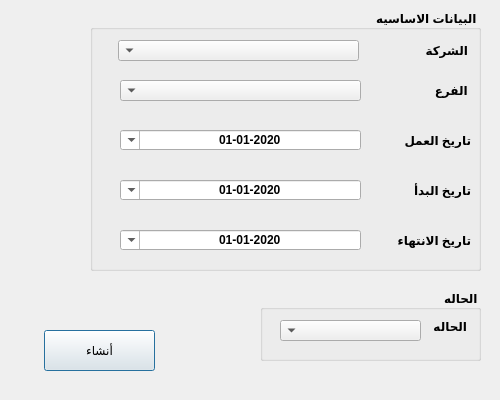
<?xml version="1.0" encoding="UTF-8"?>
<ui version="4.0">
 <class>pos_parameter</class>
 <widget class="QDialog" name="pos_parameter">
  <property name="geometry">
   <rect>
    <x>0</x>
    <y>0</y>
    <width>500</width>
    <height>400</height>
   </rect>
  </property>
  <property name="sizePolicy">
   <sizepolicy hsizetype="Preferred" vsizetype="Preferred">
    <horstretch>0</horstretch>
    <verstretch>0</verstretch>
   </sizepolicy>
  </property>
  <property name="minimumSize">
   <size>
    <width>500</width>
    <height>400</height>
   </size>
  </property>
  <property name="maximumSize">
   <size>
    <width>500</width>
    <height>400</height>
   </size>
  </property>
  <property name="windowTitle">
   <string>user</string>
  </property>
  <property name="toolTip">
   <string/>
  </property>
  <property name="autoFillBackground">
   <bool>false</bool>
  </property>
  <property name="styleSheet">
   <string notr="true"/>
  </property>
  <widget class="QPushButton" name="pushButton">
   <property name="geometry">
    <rect>
     <x>44</x>
     <y>330</y>
     <width>111</width>
     <height>41</height>
    </rect>
   </property>
   <property name="text">
    <string>أنشاء</string>
   </property>
  </widget>
  <widget class="QGroupBox" name="groupBox">
   <property name="geometry">
    <rect>
     <x>90</x>
     <y>10</y>
     <width>391</width>
     <height>261</height>
    </rect>
   </property>
   <property name="font">
    <font>
     <weight>75</weight>
     <bold>true</bold>
    </font>
   </property>
   <property name="layoutDirection">
    <enum>Qt::RightToLeft</enum>
   </property>
   <property name="title">
    <string>البيانات الاساسيه</string>
   </property>
   <widget class="QLabel" name="label">
    <property name="geometry">
     <rect>
      <x>297</x>
      <y>30</y>
      <width>81</width>
      <height>20</height>
     </rect>
    </property>
    <property name="font">
     <font>
      <weight>75</weight>
      <bold>true</bold>
     </font>
    </property>
    <property name="text">
     <string>الشركة</string>
    </property>
   </widget>
   <widget class="QComboBox" name="Qcombo_company">
    <property name="geometry">
     <rect>
      <x>28</x>
      <y>30</y>
      <width>241</width>
      <height>21</height>
     </rect>
    </property>
   </widget>
   <widget class="QLabel" name="label_2">
    <property name="geometry">
     <rect>
      <x>300</x>
      <y>70</y>
      <width>81</width>
      <height>20</height>
     </rect>
    </property>
    <property name="font">
     <font>
      <weight>75</weight>
      <bold>true</bold>
     </font>
    </property>
    <property name="text">
     <string> الفرع</string>
    </property>
   </widget>
   <widget class="QComboBox" name="Qcombo_branch">
    <property name="geometry">
     <rect>
      <x>30</x>
      <y>70</y>
      <width>241</width>
      <height>21</height>
     </rect>
    </property>
   </widget>
   <widget class="QLabel" name="label_4">
    <property name="geometry">
     <rect>
      <x>300</x>
      <y>120</y>
      <width>81</width>
      <height>20</height>
     </rect>
    </property>
    <property name="font">
     <font>
      <weight>75</weight>
      <bold>true</bold>
     </font>
    </property>
    <property name="text">
     <string>تاريخ العمل</string>
    </property>
   </widget>
   <widget class="QLabel" name="label_5">
    <property name="geometry">
     <rect>
      <x>300</x>
      <y>170</y>
      <width>81</width>
      <height>20</height>
     </rect>
    </property>
    <property name="font">
     <font>
      <weight>75</weight>
      <bold>true</bold>
     </font>
    </property>
    <property name="text">
     <string>تاريخ البدأ</string>
    </property>
   </widget>
   <widget class="QDateTimeEdit" name="Qdate_work">
    <property name="geometry">
     <rect>
      <x>30</x>
      <y>120</y>
      <width>241</width>
      <height>20</height>
     </rect>
    </property>
    <property name="font">
     <font>
      <pointsize>9</pointsize>
      <weight>75</weight>
      <bold>true</bold>
     </font>
    </property>
    <property name="layoutDirection">
     <enum>Qt::RightToLeft</enum>
    </property>
    <property name="styleSheet">
     <string notr="true"/>
    </property>
    <property name="alignment">
     <set>Qt::AlignCenter</set>
    </property>
    <property name="minimumDateTime">
     <datetime>
      <hour>0</hour>
      <minute>0</minute>
      <second>0</second>
      <year>2020</year>
      <month>1</month>
      <day>1</day>
     </datetime>
    </property>
    <property name="displayFormat">
     <string>yyyy-MM-dd</string>
    </property>
    <property name="calendarPopup">
     <bool>true</bool>
    </property>
   </widget>
   <widget class="QDateTimeEdit" name="Qdate_from">
    <property name="geometry">
     <rect>
      <x>30</x>
      <y>170</y>
      <width>241</width>
      <height>20</height>
     </rect>
    </property>
    <property name="font">
     <font>
      <pointsize>9</pointsize>
      <weight>75</weight>
      <bold>true</bold>
     </font>
    </property>
    <property name="layoutDirection">
     <enum>Qt::RightToLeft</enum>
    </property>
    <property name="styleSheet">
     <string notr="true"/>
    </property>
    <property name="alignment">
     <set>Qt::AlignCenter</set>
    </property>
    <property name="minimumDateTime">
     <datetime>
      <hour>0</hour>
      <minute>0</minute>
      <second>0</second>
      <year>2020</year>
      <month>1</month>
      <day>1</day>
     </datetime>
    </property>
    <property name="displayFormat">
     <string>yyyy-MM-dd</string>
    </property>
    <property name="calendarPopup">
     <bool>true</bool>
    </property>
   </widget>
   <widget class="QDateTimeEdit" name="Qdate_to">
    <property name="geometry">
     <rect>
      <x>30</x>
      <y>220</y>
      <width>241</width>
      <height>20</height>
     </rect>
    </property>
    <property name="font">
     <font>
      <pointsize>9</pointsize>
      <weight>75</weight>
      <bold>true</bold>
     </font>
    </property>
    <property name="layoutDirection">
     <enum>Qt::RightToLeft</enum>
    </property>
    <property name="styleSheet">
     <string notr="true"/>
    </property>
    <property name="alignment">
     <set>Qt::AlignCenter</set>
    </property>
    <property name="minimumDateTime">
     <datetime>
      <hour>0</hour>
      <minute>0</minute>
      <second>0</second>
      <year>2020</year>
      <month>1</month>
      <day>1</day>
     </datetime>
    </property>
    <property name="displayFormat">
     <string>yyyy-MM-dd</string>
    </property>
    <property name="calendarPopup">
     <bool>true</bool>
    </property>
   </widget>
   <widget class="QLabel" name="label_6">
    <property name="geometry">
     <rect>
      <x>300</x>
      <y>220</y>
      <width>81</width>
      <height>20</height>
     </rect>
    </property>
    <property name="font">
     <font>
      <weight>75</weight>
      <bold>true</bold>
     </font>
    </property>
    <property name="text">
     <string>تاريخ الانتهاء</string>
    </property>
   </widget>
  </widget>
  <widget class="QGroupBox" name="groupBox_2">
   <property name="geometry">
    <rect>
     <x>260</x>
     <y>290</y>
     <width>221</width>
     <height>71</height>
    </rect>
   </property>
   <property name="font">
    <font>
     <weight>75</weight>
     <bold>true</bold>
    </font>
   </property>
   <property name="layoutDirection">
    <enum>Qt::RightToLeft</enum>
   </property>
   <property name="title">
    <string>الحاله</string>
   </property>
   <widget class="QLabel" name="label_3">
    <property name="geometry">
     <rect>
      <x>160</x>
      <y>30</y>
      <width>47</width>
      <height>13</height>
     </rect>
    </property>
    <property name="font">
     <font>
      <weight>75</weight>
      <bold>true</bold>
     </font>
    </property>
    <property name="text">
     <string>الحاله</string>
    </property>
   </widget>
   <widget class="QComboBox" name="CMB_Status">
    <property name="geometry">
     <rect>
      <x>20</x>
      <y>30</y>
      <width>141</width>
      <height>21</height>
     </rect>
    </property>
   </widget>
  </widget>
 </widget>
 <resources/>
 <connections/>
</ui>
